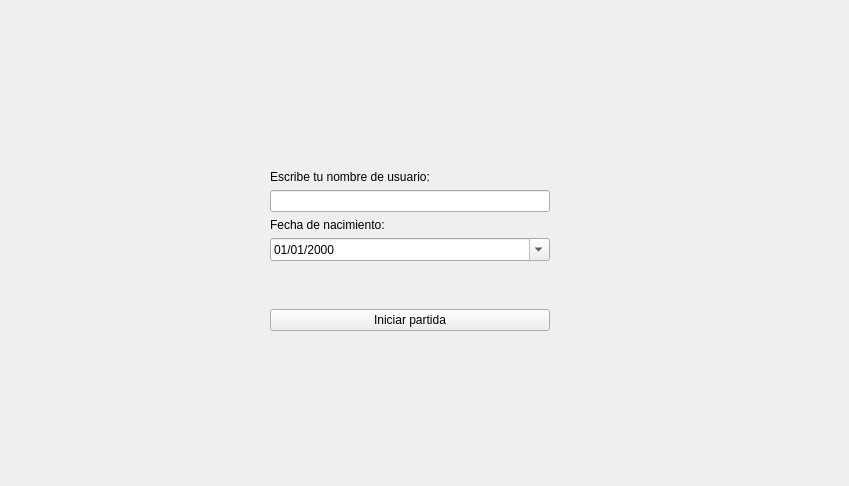
<?xml version="1.0" encoding="UTF-8"?>
<ui version="4.0">
 <class>VentanaInicial</class>
 <widget class="QMainWindow" name="VentanaInicial">
  <property name="geometry">
   <rect>
    <x>0</x>
    <y>0</y>
    <width>849</width>
    <height>486</height>
   </rect>
  </property>
  <property name="windowTitle">
   <string>Ventana de Inicio</string>
  </property>
  <property name="windowIcon">
   <iconset>
    <normaloff>../sprites/Logo.png</normaloff>../sprites/Logo.png</iconset>
  </property>
  <widget class="QWidget" name="WidgetCentral">
   <widget class="QLabel" name="logo">
    <property name="geometry">
     <rect>
      <x>220</x>
      <y>50</y>
      <width>400</width>
      <height>71</height>
     </rect>
    </property>
    <property name="maximumSize">
     <size>
      <width>400</width>
      <height>300</height>
     </size>
    </property>
    <property name="text">
     <string/>
    </property>
    <property name="pixmap">
     <pixmap>../sprites/logos/logo_negro.png</pixmap>
    </property>
    <property name="scaledContents">
     <bool>true</bool>
    </property>
    <property name="alignment">
     <set>Qt::AlignCenter</set>
    </property>
   </widget>
   <widget class="QWidget" name="layoutWidget">
    <property name="geometry">
     <rect>
      <x>270</x>
      <y>170</y>
      <width>280</width>
      <height>161</height>
     </rect>
    </property>
    <layout class="QGridLayout" name="menu_inicial">
     <item row="1" column="0">
      <widget class="QLineEdit" name="usuario">
       <property name="inputMethodHints">
        <set>Qt::ImhNone</set>
       </property>
      </widget>
     </item>
     <item row="6" column="0">
      <widget class="QPushButton" name="start_game">
       <property name="text">
        <string>Iniciar partida</string>
       </property>
      </widget>
     </item>
     <item row="4" column="0">
      <widget class="QDateTimeEdit" name="fecha_de_nacimiento">
       <property name="displayFormat">
        <string>dd/MM/yyyy</string>
       </property>
       <property name="calendarPopup">
        <bool>true</bool>
       </property>
      </widget>
     </item>
     <item row="3" column="0">
      <widget class="QLabel" name="label_2">
       <property name="text">
        <string>Fecha de nacimiento:</string>
       </property>
      </widget>
     </item>
     <item row="5" column="0">
      <spacer name="verticalSpacer">
       <property name="orientation">
        <enum>Qt::Vertical</enum>
       </property>
       <property name="sizeHint" stdset="0">
        <size>
         <width>20</width>
         <height>40</height>
        </size>
       </property>
      </spacer>
     </item>
     <item row="0" column="0">
      <widget class="QLabel" name="label">
       <property name="text">
        <string>Escribe tu nombre de usuario:</string>
       </property>
      </widget>
     </item>
    </layout>
   </widget>
   <widget class="QLabel" name="iconos">
    <property name="geometry">
     <rect>
      <x>350</x>
      <y>360</y>
      <width>121</width>
      <height>71</height>
     </rect>
    </property>
    <property name="text">
     <string/>
    </property>
    <property name="pixmap">
     <pixmap>../sprites/decoraciones/tarjeta.png</pixmap>
    </property>
    <property name="scaledContents">
     <bool>true</bool>
    </property>
   </widget>
  </widget>
 </widget>
 <resources/>
 <connections/>
</ui>
